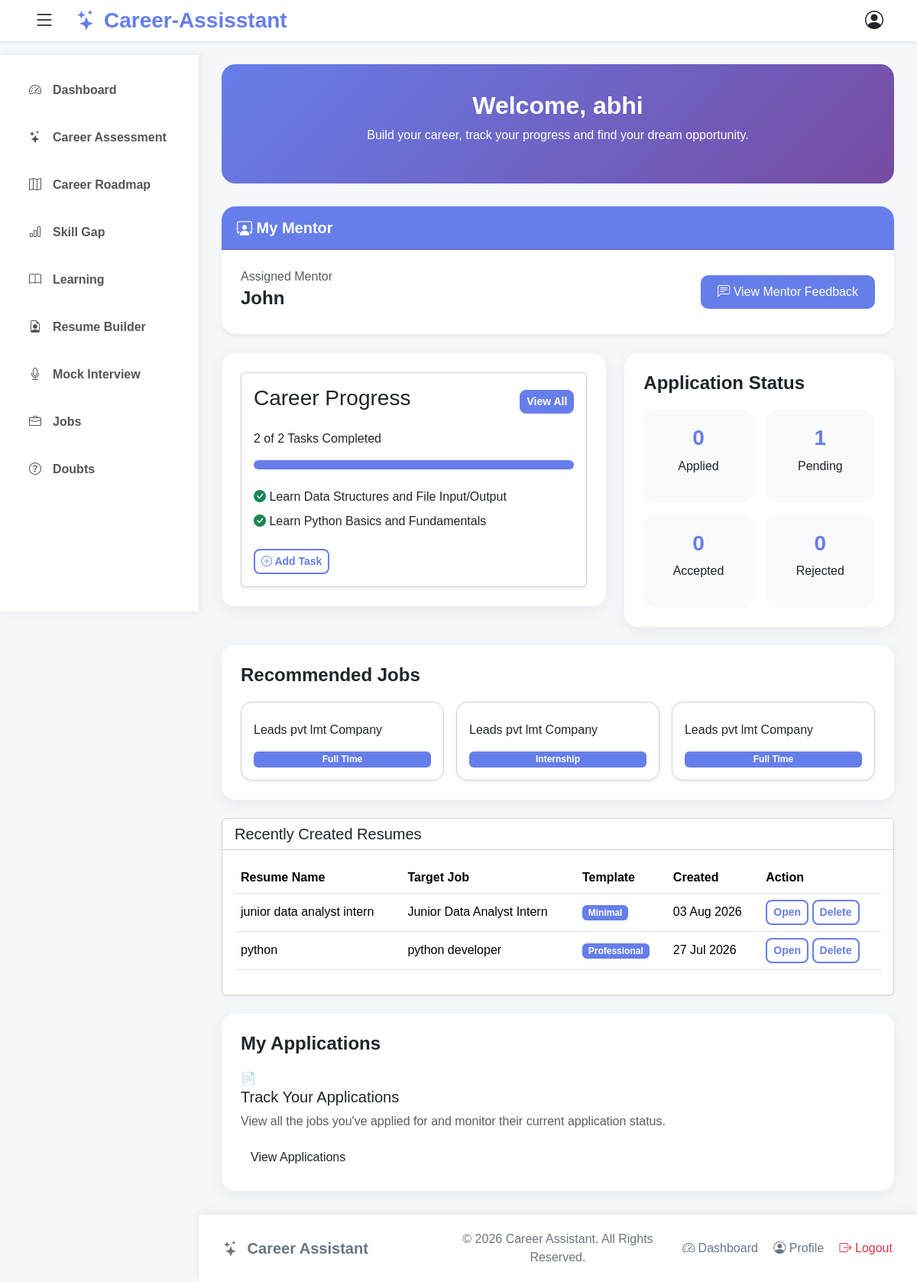
Page /student/dashboard/ (signed in) on the committed database.
### careerproject/models.py (models this page shows, shortened)
class CustomUser(AbstractUser):
    username = models.CharField(max_length=20, unique=True)
    email = models.EmailField(unique=True)
    ROLE_CHOICES = (
        ('admin', 'Admin'),
        ('student', 'Student'),
        ('mentor', 'Mentor'),
        ('company', 'Company'),
    )
    role = models.CharField(
        max_length=10, choices=ROLE_CHOICES, default='student')

class MentorProfile(models.Model):
    user = models.OneToOneField(CustomUser, on_delete=models.CASCADE)
    profile_pic = models.ImageField(upload_to='mentors/', blank=True, null=True)
    full_name = models.CharField(max_length=100, blank=True)
    phone = models.CharField(max_length=15, blank=True)
    GENDER_CHOICES = (
            ('Male', 'Male'),
            ('Female', 'Female'),
            ('Other', 'Other')
    )
    gender = models.CharField(max_length=10, choices=GENDER_CHOICES, blank=True)
    QUALIFICATION_CHOICES = (
    ('Diploma', 'Diploma'),
    ('BCA', 'BCA'),
    ('B.Sc', 'B.Sc'),
    ('B.Tech', 'B.Tech'),
    ('BE', 'BE'),
    ('B.Com', 'B.Com'),
    ('BA', 'BA'),
    ('MCA', 'MCA'),
    ('M.Sc', 'M.Sc'),
    ('M.Tech', 'M.Tech'),
    ('MBA', 'MBA'),
    ('PhD', 'PhD'),
    ('Other', 'Other'),
    )
    qualification = models.CharField(max_length=100, choices=QUALIFICATION_CHOICES, blank=True)
    specialization = models.CharField(max_length=100, blank=True)
    experience = models.PositiveIntegerField(default=0)
    company = models.CharField(max_length=100, blank=True)

class CareerTask(models.Model):
    CATEGORY_CHOICES = [
        ('Learning', 'Learning'),
        ('Resume', 'Resume'),
        ('Interview', 'Interview'),
        ('Job', 'Job'),
        ('Personal', 'Personal'),
    ]
    PRIORITY_CHOICES = [
        ('High', 'High'),
        ('Medium', 'Medium'),
        ('Low', 'Low'),
    ]
    student = models.ForeignKey(
        User,
        on_delete=models.CASCADE
    )
    title = models.CharField(max_length=200)
    category = models.CharField(
        max_length=20,
        choices=CATEGORY_CHOICES,
        default='Learning'
    )
    priority = models.CharField(
        max_length=10,
        choices=PRIORITY_CHOICES,
        default='Medium'
    )
    completed = models.BooleanField(default=False)
    auto_generated = models.BooleanField(default=False)
    created_at = models.DateTimeField(auto_now_add=True)

class Job(models.Model):
    company = models.ForeignKey(CompanyProfile, on_delete=models.CASCADE)
    job_title = models.CharField(max_length=100)
    description = models.TextField()
    location = models.CharField(max_length=100)
    STATUS_CHOICES = (
    ('Open', 'Open'),
    ('Closed', 'Closed'),
    )
    status = models.CharField(max_length=10, choices=STATUS_CHOICES, default='Open'
    )
    JOBTYPE_CHOICES = (
            ('Full Time', 'Full Time'),
            ('Part Time', 'Part Time'),
            ('Internship', 'Internship'),
            ('Remote', 'Remote'),
    )
    job_type = models.CharField(max_length=20, choices=JOBTYPE_CHOICES)
    salary = models.CharField(max_length=50, blank=True)
    skills_required = models.TextField()
    deadline = models.DateField()
    posted_on = models.DateTimeField(auto_now_add=True)
    APPROVAL_CHOICES = (
        ('Pending', 'Pending'),
        ('Approved', 'Approved'),
        ('Rejected', 'Rejected'),
    )
    approval_status = models.CharField(
        max_length=20,
        choices=APPROVAL_CHOICES,
        default='Pending'
    )

class CompanyProfile(models.Model):
    user = models.OneToOneField(CustomUser, on_delete=models.CASCADE)
    company_name = models.CharField(max_length=150)
    phone = models.CharField(max_length=15, blank=True)
    website = models.URLField(blank=True)
    location = models.CharField(max_length=100, blank=True)
    INDUSTRY_CHOICES = (
    ('IT', 'Information Technology'),
    ('Finance', 'Finance'),
    ('Healthcare', 'Healthcare'),
    ('Education', 'Education'),
    ('E-Commerce', 'E-Commerce'),
    ('Manufacturing', 'Manufacturing'),
    ('Telecommunications', 'Telecommunications'),
    ('Marketing', 'Marketing'),
    ('Other', 'Other'),
    )
    industry = models.CharField(max_length=100, choices=INDUSTRY_CHOICES, blank=True)

class Resume(models.Model):
    TEMPLATE_CHOICES = (
        ('professional', 'Professional'),
        ('modern', 'Modern'),
        ('minimal', 'Minimal'),
    )
    student = models.ForeignKey(StudentProfile, on_delete=models.CASCADE, related_name='generated_resumes')
    resume_name = models.CharField(max_length=100)
    target_job = models.ForeignKey('Job', on_delete=models.CASCADE)
    template = models.CharField(max_length=20, choices=TEMPLATE_CHOICES, default='professional')
    is_completed = models.BooleanField(default=False)
    created_at = models.DateTimeField(auto_now_add=True)
    mentor_feedback = models.TextField(blank=True, null=True)
    feedback_date = models.DateTimeField(blank=True, null=True)

### careerproject/views.py (the view)
# urls.py: path('student/dashboard/', views.student_dashboard, name='student_dashboard'),
@login_required(login_url='/users/login')
def student_dashboard(request):
    if request.user.role != 'student':
            messages.error(request, "You are not authorized to access the Student Dashboard.")
            return redirect('dashboard')
    else:
        pro = StudentProfile.objects.select_related(
            "mentor",
            "mentor__user"
        ).get(user=request.user)
        mentor = pro.mentor
        profile_incomplete = (
        not pro.phone or
        not pro.location or
        not pro.full_name or
        not pro.course
        )
        recommended_jobs = Job.objects.all()[:6]
        recent_resumes = (
        Resume.objects.filter(student=pro,is_completed=True).order_by("-created_at")[:5])
        applications = JobApplication.objects.filter(student=pro)
        applied = applications.filter(status="Applied").count()
        shortlisted = applications.filter(status="Shortlisted").count()
        interview = applications.filter(status="Interview").count()
        accepted = applications.filter(status="Selected").count()
        rejected = applications.filter(status="Rejected").count()
        tasks = CareerTask.objects.filter(
            student=request.user
        ).order_by("-created_at")[:3]
        total = CareerTask.objects.filter(
            student=request.user
        ).count()
        completed = CareerTask.objects.filter(
            student=request.user,
            completed=True
        ).count()
        progress = int((completed / total) * 100) if total else 0
        return render(request,'student_module/dashboard/dashboard.html',{
            'pro':pro,
            'profile_incomplete': profile_incomplete,
            'recent_resumes':recent_resumes,
            "applied": applied,
            "pending": shortlisted + interview,
            "accepted": accepted,
            "rejected": rejected,
            'mentor': mentor,
            'recommended_jobs': recommended_jobs,
            "tasks": tasks,
            "progress": progress,
            "completed": completed,
            "total": total,})

### templates/student_module/dashboard/dashboard.html (shortened to what this page needs)
{% extends 'common/base_private.html' %}
{% load static %}
{% block css %}
<link rel="stylesheet" href="{% static 'css/student_dash.css' %}">
{% endblock %}
{% block content %}
<div class="dashboard-header">
    <h2>Welcome, {{ request.user.username }}</h2>
    <p>Build your career, track your progress and find your dream opportunity.
</p>
</div>
<div class="col-12">
    <div class="card mentor-card shadow-sm border-0">
        <div class="card-header mentor-header">
            <h5 class="mb-0">
                <i class="bi bi-person-workspace"></i>
                My Mentor
            </h5>
        </div>
        <div class="card-body">
            {% if mentor %}
                <div class="row align-items-center">
                    <div class="col-md-8">
                        <h6 class="text-muted mb-1">
                            Assigned Mentor
                        </h6>
                        <h4 class="fw-bold">
                            {{ mentor.full_name }}
                        </h4>
                    </div>
                    <div class="col-md-4 text-md-end">
                        <a href="{% url 'mentor_feedback' %}"
                           class="btn mentor-btn">
                            <i class="bi bi-chat-left-text"></i>
                            View Mentor Feedback
                        </a>
                    </div>
                </div>
            {% else %}
                <div class="alert alert-warning mb-0">
                    <i class="bi bi-exclamation-circle"></i>
                    No mentor has been assigned yet.
                </div>
            {% endif %}
        </div>
    </div>
</div>
<div class="row g-4">
    <div class="col-lg-7">
        <div class="dashboard-card">
<div class="card h-100 shadow-sm">
    <div class="card-body">
        <div class="d-flex justify-content-between align-items-center mb-3">
            <h3>Career Progress</h3>
            <a href="{% url 'career_progress' %}" class="btn btn-sm btn-primary">
                View All
            </a>
        </div>
        <p>{{ completed }} of {{ total }} Tasks Completed</p>
        <div class="progress mb-4">
            <div class="progress-bar"
                 role="progressbar"
                 style="width: {{ progress }}%;"
                 aria-valuenow="{{ progress }}"
                 aria-valuemin="0"
                 aria-valuemax="100">
            </div>
        </div>
        {% for task in tasks %}
        <div class="d-flex justify-content-between align-items-center mb-2">
            <div>
                {% if task.completed %}
                    <i class="bi bi-check-circle-fill text-success"></i>
                {% else %}
                    <i class="bi bi-circle text-secondary"></i>
                {% endif %}
                {{ task.title }}
            </div>
        </div>
        {% empty %}
        <p class="text-muted">No career tasks yet.</p>
        {% endfor %}
        <a href="{% url 'add_task' %}" class="btn btn-outline-primary btn-sm mt-3">
            <i class="bi bi-plus-circle"></i> Add Task
        </a>
    </div>
</div>
        </div>
    </div>
<div class="col-lg-5">
<div class="dashboard-card">
<h4 class="section-title">
Application Status
</h4>
<div class="row g-3">
<div class="col-6">
<div class="status-card">
<h3>
{{applied}}
</h3>
<p>
Applied
</p>
</div>
</div>
<div class="col-6">
<div class="status-card">
<h3>
{{pending}}
</h3>
<p>
Pending
</p>
</div>
</div>
<div class="col-6">
<div class="status-card">
<h3>
{{accepted}}
</h3>
<p>
Accepted
</p>
</div>
</div>
<div class="col-6">
<div class="status-card">
<h3>
{{rejected}}
</h3>
<p>
Rejected
</p>
</div>
</div>
</div>
</div>
</div>
</div>
<div class="dashboard-card mt-4">
<h4 class="section-title">
Recommended Jobs
</h4>
<div class="row g-3">
{% for job in recommended_jobs %}
<div class="col-md-4">
<div class="card job-card p-3 shadow-sm">
<p>
{{job.company.company_name}}
</p>
<span class="badge bg-primary">
{{job.job_type}}
</span>
</div>
</div>
{% empty %}
<p>
No recommended jobs available
</p>
{% endfor %}
</div>
</div>
<div class="card shadow-sm mt-4">
    <div class="card-header bg-white">
        <h5 class="mb-0">
            Recently Created Resumes
        </h5>
    </div>
    <div class="card-body">
        {% if recent_resumes %}
        <div class="table-responsive">
            <table class="table table-hover align-middle">
                <thead>
                    <tr>
                        <th>Resume Name</th>
                        <th>Target Job</th>
                        <th>Template</th>
                        <th>Created</th>
                        <th>Action</th>
                    </tr>
                </thead>
                <tbody>
                {% for resume in recent_resumes %}
                    <tr>
                        <td>{{ resume.resume_name }}</td>
                        <td>{{ resume.target_job.job_title }}</td>
                        <td>
                            <span class="badge bg-primary">
                                {{ resume.template|title }}
                            </span>
                        </td>
                        <td>{{ resume.created_at|date:"d M Y" }}</td>
                        <td>
                            <a href="{% url 'resume_preview' resume.id %}"
                               class="btn btn-sm btn-outline-primary">
                                Open
                            </a>
                            <a href="{% url 'delete_resume' resume.id %}"
                               class="btn btn-sm btn-outline-primary">
                                Delete
                            </a>
                        </td>
                    </tr>
                {% endfor %}
                </tbody>
            </table>
        </div>
        {% endif %}
    </div>
</div>
<div class="dashboard-card mt-4">
    <h4 class="section-title">
        My Applications
    </h4>
    <div class="application-box">
        <div class="application-icon">
            📄
        </div>
        <h5>
            Track Your Applications
        </h5>
        <p class="text-muted">
            View all the jobs you've applied for and monitor their current application status.
        </p>
        <a href="{% url 'my_applications' %}"
           class="btn application-btn">
            View Applications
        </a>
    </div>
</div>
{% endblock %}

### static/css/private.css (style rules this page uses)
* { margin:0; padding:0; box-sizing:border-box; }
body { font-family:'Segoe UI',sans-serif; background:#f5f7fb; min-height:100vh; display:flex; flex-direction:column; }
html,body { height:100%; }
body { display:flex; flex-direction:column; min-height:100vh; }

### static/css/student_dash.css (style rules this page uses)
.dashboard-header { background:linear-gradient(135deg,#667eea,#764ba2); color:white; padding:35px; border-radius:18px; margin-bottom:30px; display: flex; flex-direction: column; justify-content: center; align-items: center; text-align: center; }
.dashboard-header h2 { font-size:32px; font-weight:bold; margin-bottom:8px; }
body { background:#f5f7fb; font-family:Arial,sans-serif; }
.dashboard-card { background:white; border-radius:18px; padding:25px; box-shadow:0 5px 20px rgba(0,0,0,.06); }
.section-title { font-weight:700; margin-bottom:20px; }
.progress { height:12px; }
.progress-bar { background:#667eea; }
.status-card { text-align:center; padding:20px; border-radius:15px; background:#fafafa; }
.status-card h3 { color:#667eea; font-weight:bold; }
.job-card { border-radius:15px; }
.mentor-card { border-radius:18px; overflow:hidden; margin-bottom:25px; }
.mentor-header { background:#667eea; color:#fff; padding:16px 20px; }
.mentor-header h5 { margin:0; font-weight:600; }
.mentor-card .card-body { padding:25px; }
.mentor-card h4 { color:#212529; font-weight:700; }
.mentor-card .btn { border-radius:10px; padding:10px 22px; }
.mentor-btn { background:#667eea; color:#fff; border:none; border-radius:10px; padding:10px 20px; transition:.3s; }
.btn-outline-primary { border:2px solid #667eea; color:#667eea; border-radius:8px; font-weight:bold; }
.btn-primary { background-color:#667eea; border-color:#667eea; color:white; border-radius:8px; font-weight:bold; }
.bg-primary { background-color:#667eea !important; color:white; }

### rows in the picture
CustomUser: user.username "abhi"
MentorProfile: full_name "John"
CareerTask: completed True (drawn), title "Learn Data Structures and File Input/Output"
CareerTask: completed True (drawn), title "Learn Python Basics and Fundamentals"
Job: company.company_name "Leads pvt lmt Company", job_type "Full Time"
Job: company.company_name "Leads pvt lmt Company", job_type "Internship"
Job: company.company_name "Leads pvt lmt Company", job_type "Full Time"
Resume: resume_name "junior data analyst intern", target_job.job_title "Junior Data Analyst Intern", template "Minimal", created_at "03 Aug 2026"
Resume: resume_name "python", target_job.job_title "python developer", template "Professional", created_at "27 Jul 2026"

### other values in the picture
{{ completed }} "2"
{{ total }} "2"
{{ applied }} "0"
{{ pending }} "1"
{{ accepted }} "0"
{{ rejected }} "0"
